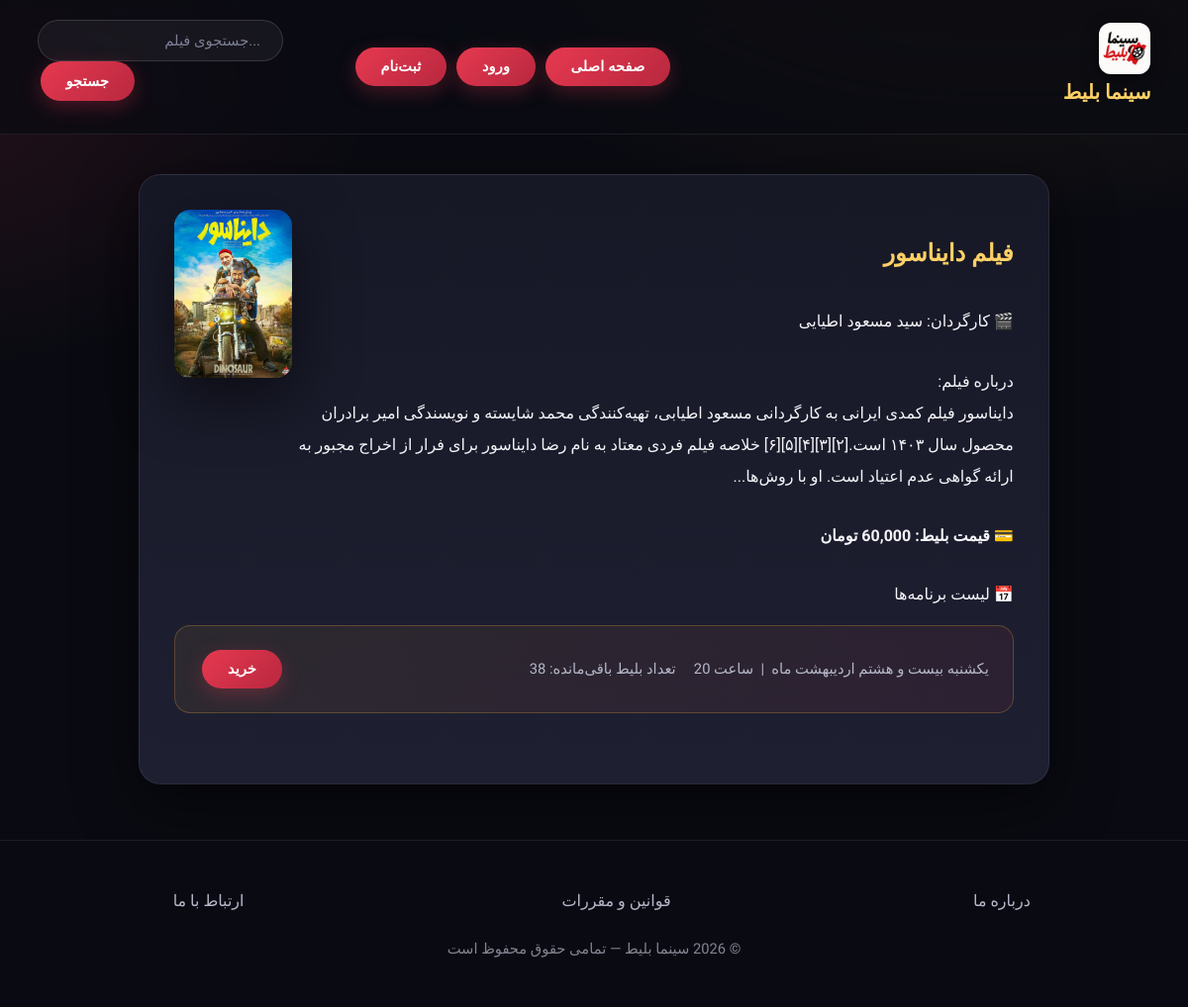
Page /moviep.php?movid=22 on the committed database.
### tables this page shows
CREATE TABLE IF NOT EXISTS `movies` (
  `movid` int NOT NULL AUTO_INCREMENT,
  `movname` varchar(100) NOT NULL,
  `movabout` varchar(280) NOT NULL,
  `movdirector` varchar(100) NOT NULL,
  `movdate` varchar(100) NOT NULL,
  `movshowtime` varchar(100) NOT NULL,
  `movprice` varchar(100) NOT NULL,
  `movpicture` varchar(100) NOT NULL,
  `tickets` int DEFAULT NULL,
  PRIMARY KEY (`movid`)
);

### moviep.php (the view, shortened to what this page needs)
<?php
include("header.php");
$movid = $_GET['movid'];
$query = "SELECT * FROM movies WHERE movid = $movid ";
$result = mysqli_query($link,$query);
$row = mysqli_fetch_array($result);
?>
<table id="moviep" align="center">
    <tr>
        <td dir="rtl" style="padding-top:20px;vertical-align:top;">
            <label id="titr" style="font-size:1.5rem;font-weight:800;color:var(--gold-soft);">فیلم <?php echo($row['movname']);?></label><br/><br/>
            <label id="titr">🎬 کارگردان: <?php echo($row['movdirector']);?></label><br/><br/>
            <label id="titr">
                درباره فیلم:<br/><?php echo($row['movabout'] . "...");?></label><br/><br/>
            <label id="titr" style="font-weight:700;">💳 قیمت بلیط: <?php echo number_format($row['movprice']);?> تومان</label><br/><br/>
        </td>
        <td style="vertical-align:top;">
            <img id="movieab" src="./pics/<?php echo($row['movpicture']); ?>" width="300px"
            alt="<?php echo($row['movname']);?>" />
        </td>
    </tr>
    <tr>
        <td dir="rtl" style="padding-bottom:20px" colspan="2" >
            <table id="box" dir="rtl" width="100%" style="margin-right:0;">
              <hd style="margin-right:0;">📅 لیست برنامه‌ها</hd>
                <tr>
                    <td align="right">
            <label id="lbl"><?php echo($row['movdate']);?> &nbsp;|&nbsp;
                <?php echo($row['movshowtime']);?>&nbsp;&nbsp;&nbsp;&nbsp;&nbsp;تعداد بلیط باقی‌مانده:
                    <?php echo($row['tickets']); ?></label>
                    </td>
                    <td align="left">
                    <?php if($_SESSION['loginstate']==true && $_SESSION['usertype']=="admin"){
                        $disabled = ($_SESSION['usertype'] == "admin") ? 'disabled' : '';
                        $disabledlook = ($_SESSION['usertype'] == "admin") ?
                        "cursor: default;color:lightgray;" : '';
                    ?>
                        <?= $disabledlook ?>" <?= $disabled ?>>خرید</button><?php }
                        elseif($_SESSION['loginstate']==true){ ?>
                        <button id="btn" onclick="location.href='buy.php?movid=<?php
                        echo($row['movid']); ?>'" style="cursor: pointer;">
                            خرید</button>
                        <?php }
                        else{ ?>
                            <button id="btn" onclick="location.href='login.php'"
                            style="cursor: pointer;">خرید</button>
                            <?php $_SESSION['error'] = "برای خرید بلیط ابتدا وارد شوید"; } ?>
                    </td>
                </tr>
            </table>
        </td>
    </tr>
</table>
<?php
include("footer.php");
?>

### style.css (style rules this page uses)
* { margin: 0; padding: 0; box-sizing: border-box; }
:root { --bg: #0a0b12; --bg-soft: #12131f; --surface: #171826; --surface-2: #1e2032; --border: rgba(255,255,255,0.08); --border-strong: rgba(255,255,255,0.14); --gold: #f2b134; --gold-soft: #ffd166; --crimson: #e63950; --crimson-soft: #ff5c72; --emerald: #2dd4a7; --text: #f4f4f8; --text-dim: #b6b8c9; --text-faint: #7d7f95; --radius-sm: 10px; --radius: 16px; --radius-lg: 22px; --shadow: 0 10px 30px rgba(0,0,0,0.45); --shadow-lg: 0 20px 60px rgba(0,0,0,0.55); --ease: cubic-bezier(.22,1,.36,1); }
html { scroll-behavior: smooth; }
body { font-family: 'Vazirmatn', Tahoma, sans-serif; direction: rtl; color: var(--text); background: radial-gradient(1100px 550px at 85% -10%, rgba(242,177,52,0.10), transparent 60%), radial-gradient(900px 500px at -10% 10%, rgba(230,57,80,0.12), transparent 55%), var(--bg); min-height: 100vh; line-height: 1.8; }
img { max-width: 100%; display: block; }
#btn, button[id="btn"], button { font-family: inherit; padding: 0.7rem 1.6rem; background: linear-gradient(135deg, var(--crimson), #b8283f); color: #fff; border: none; border-radius: 999px; font-size: 0.9rem; font-weight: 600; cursor: pointer; transition: all .25s var(--ease); box-shadow: 0 6px 20px rgba(230,57,80,0.28); margin: 0 0.2rem; letter-spacing: 0.2px; }
#body, #moviep, #movbuy, #user, #admin, #page, #page2, #page3 { background: linear-gradient(180deg, var(--surface), var(--surface-2)); border: 1px solid var(--border); border-radius: var(--radius-lg); box-shadow: var(--shadow-lg); padding: 2.2rem; margin: 2.5rem auto; }
#moviep, #movbuy, #page, #page2, #page3 { max-width: 920px; }
#titr { color: var(--text); font-weight: 500; font-size: 1rem; line-height: 2; }
#lbl { color: var(--text-dim); font-size: 0.92rem; }
#movieab { border-radius: var(--radius); box-shadow: var(--shadow-lg); width: 300px; }
table { width: 100%; border-collapse: separate; border-spacing: 0; }
#box { background: linear-gradient(135deg, rgba(242,177,52,0.08), rgba(230,57,80,0.08)); border-radius: var(--radius); padding: 1.5rem; margin: 1rem 0; border: 1px solid rgba(242,177,52,0.25); }

### rows in the picture
movies: movname "دایناسور", movdirector "سید مسعود اطیایی", movabout "دایناسور فیلم کمدی ایرانی به کارگردانی مسعود اطیابی، تهیه‌کنندگی محمد شایسته و نویسندگی امیر برادران محصول سال ۱۴۰۳ است.[۲][۳][۴][۵][۶] خلاصه فیلم فردی معتاد به نام رضا دایناسور برای فرار از اخراج مجبور به ارائه گواهی عدم اعتیاد است. او با روش‌ها", movprice "60,000", movpicture (picture), movdate "یکشنبه بیست و هشتم اردیبهشت ماه", movshowtime "ساعت 20", tickets "38"
